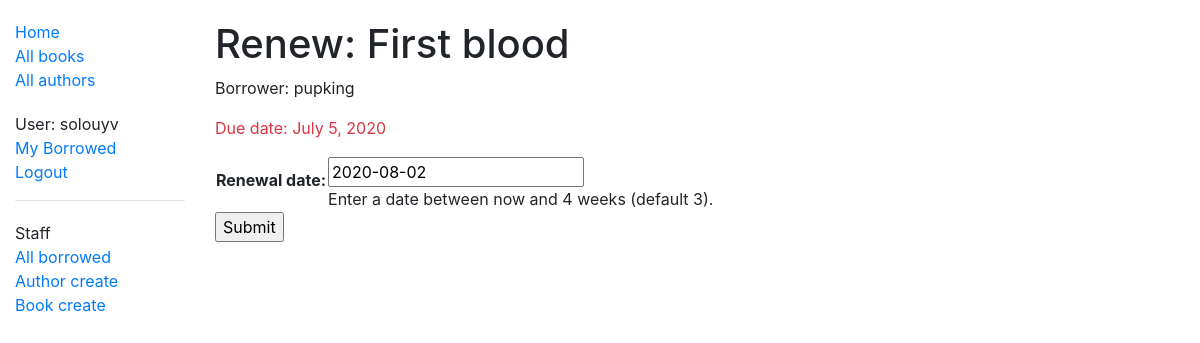
The page /catalog/book/d5fb35f3-0752-4fcd-b7e6-39196203bc80/renew/ (signed in) on the database as committed earlier.
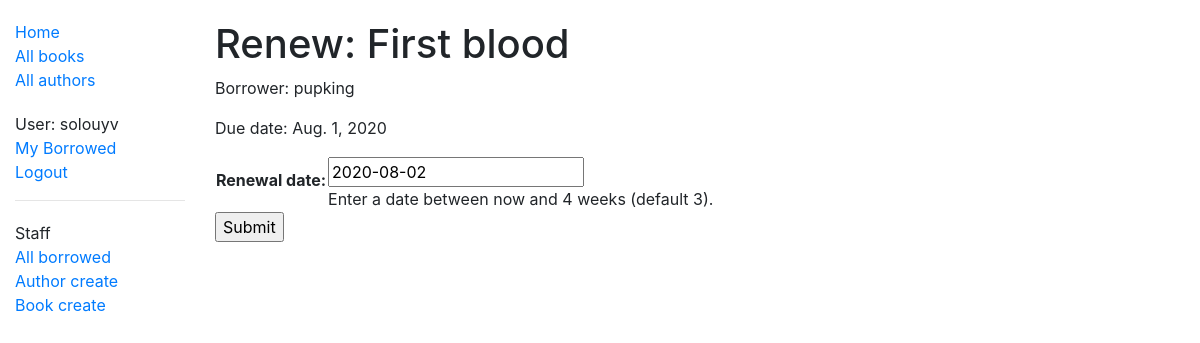
The same page on the database as committed later.
### catalog/models.py (models this page shows, shortened)
class BookInstance(models.Model):
    id = models.UUIDField(primary_key=True, default=uuid.uuid4, help_text='Unique ID for this particular book across whole library')
    book = models.ForeignKey('Book', on_delete=models.SET_NULL, null=True)
    imprint = models.CharField(max_length=200)
    due_back = models.DateField(null=True, blank=True)
    borrower = models.ForeignKey(User, on_delete=models.SET_NULL, null=True, blank=True)
    LOAN_STATUS = (
        ('m', 'Maintenance'),
        ('o', 'On loan'),
        ('a', 'Available'),
        ('r', 'Reserved'),
    )
    status = models.CharField(
        max_length=1,
        choices=LOAN_STATUS,
        blank=True,
        default='m',
        help_text='Book availability',
    )
    class Meta:
        ordering = ['due_back']
        permissions = (("can_mark_returned", "Set book as returned"),)
    @property
    def is_overdue(self):
        if self.due_back and (date.today() > self.due_back):
            return True
        return False

class Book(models.Model):
    title = models.CharField(max_length=200)
    author = models.ForeignKey('Author', on_delete=models.SET_NULL, null=True)
    summary = models.TextField(max_length=1000, help_text='Enter a brief description of the book')
    isbn = models.CharField('ISBN', max_length=13, help_text='13 Character <a href="https://www.isbn-international.org/content/what-isbn">ISBN number</a>')
    genre = models.ManyToManyField(Genre, help_text='Select a genre for this book')
    language = models.ForeignKey('Language', on_delete=models.SET_NULL, null=True)
    def display_genre(self):
        """Create a string for the Genre. This is required to display genre in Admin."""
        return ', '.join(genre.name for genre in self.genre.all())
    display_genre.short_description = 'Genre'

### catalog/views.py (the view)
# urls.py: path('book/<uuid:pk>/renew/', views.renew_book_librarian, name='renew-book-librarian'),
@permission_required('catalog.can_mark_returned')
def renew_book_librarian(request, pk):
    book_instance = get_object_or_404(BookInstance, pk=pk)
    if request.method == 'POST':
        form = RenewBookForm(request.POST)
        if form.is_valid():
            book_instance.due_back = form.cleaned_data['renewal_date']
            book_instance.save()
            return HttpResponseRedirect(reverse('all-borrowed'))
    else:
        proposed_renewal_date = datetime.date.today() + datetime.timedelta(weeks=3)
        form = RenewBookForm(initial={'renewal_date': proposed_renewal_date})
    context = {
        'form': form,
        'book_instance': book_instance,
    }
    return render(request, 'catalog/book_renew_librarian.html', context)

### catalog/forms.py (shortened to what this page needs)
class RenewBookForm(forms.Form):
    renewal_date = forms.DateField(help_text="Enter a date between now and 4 weeks (default 3).")

### catalog/templates/catalog/book_renew_librarian.html (shortened to what this page needs)
{% extends "base_generic.html" %}
{% block content %}
  <h1>Renew: {{ book_instance.book.title }}</h1>
  <p>Borrower: {{ book_instance.borrower }}</p>
  <p{% if book_instance.is_overdue %} class="text-danger"{% endif %}>Due date: {{ book_instance.due_back }}</p>
  <form action="" method="post">
    <table>
    {{ form.as_table }}
    </table>
    <input type="submit" value="Submit">
  </form>
{% endblock %}

Rows that differ between the two databases and show on the page:
changed BookInstance "First blood": due_back "July 5, 2020" → "Aug. 1, 2020"
